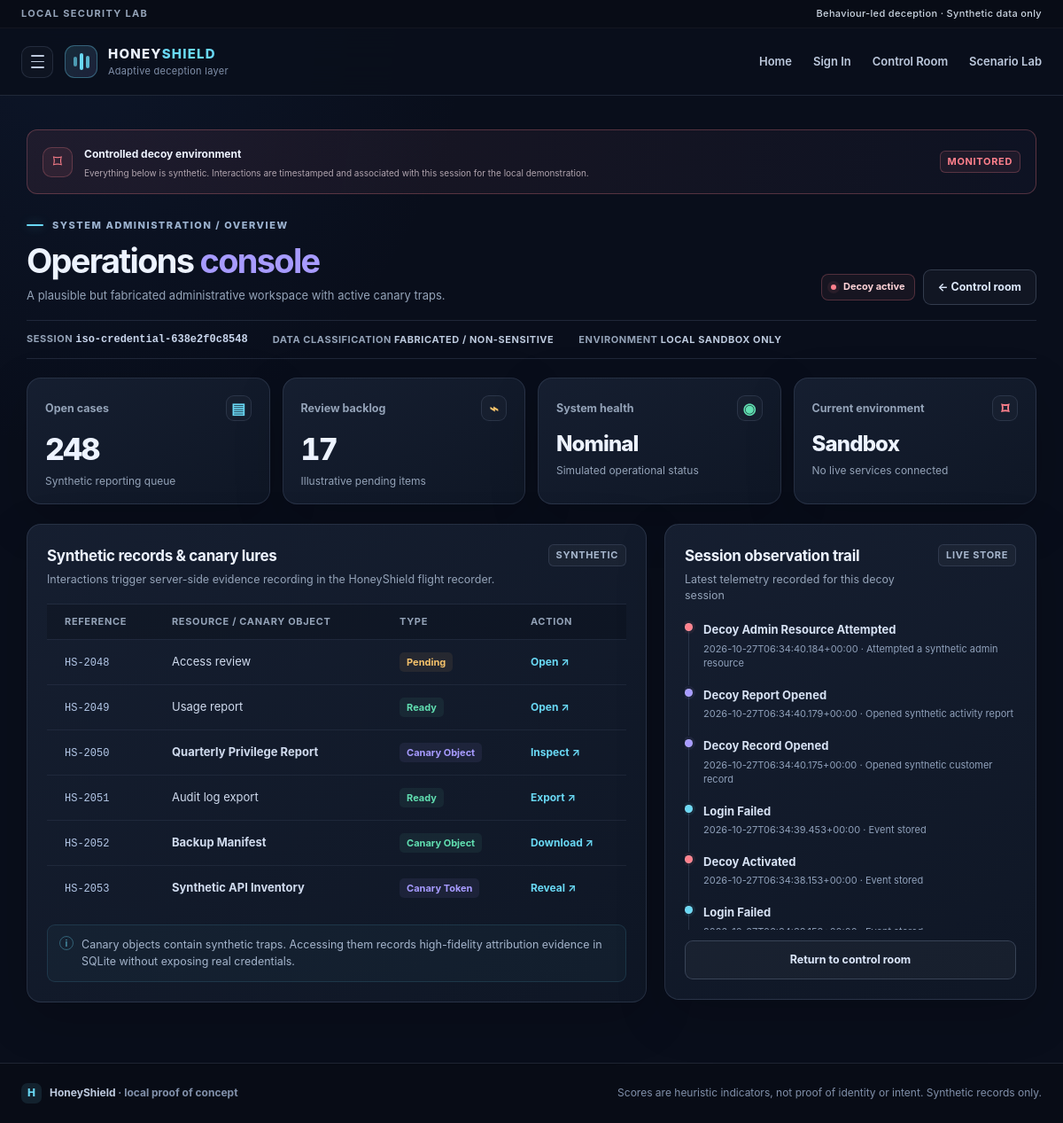
Page /admin/decoy/iso-credential-638e2f0c8548 on the committed database.
### tables this page shows
CREATE TABLE events (
                id INTEGER PRIMARY KEY AUTOINCREMENT,
                session_key TEXT NOT NULL,
                event_at TEXT NOT NULL,
                event_type TEXT NOT NULL,
                interval_seconds REAL,
                username_fingerprint TEXT,
                details_json TEXT NOT NULL DEFAULT '{}', is_isolated INTEGER NOT NULL DEFAULT 0,
                FOREIGN KEY(session_key) REFERENCES sessions(session_key) ON DELETE CASCADE
            );

### app.py (the view)
    @app.get("/admin/decoy/<session_key>")
    def admin_decoy(session_key: str):
        state = get_session(session_key)
        if not state or not state["decoy_active"]:
            abort(404)
        return render_template(
            "decoy_dashboard.html",
            decoy_sid=session_key,
            is_admin_view=True,
            events=session_events(session_key),
        )

### app.py (called while the page is built)
def connect_database(path: str | Path) -> sqlite3.Connection:
    db_path = Path(path)
    db_path.parent.mkdir(parents=True, exist_ok=True)
    conn = sqlite3.connect(str(db_path), timeout=10)
    conn.row_factory = sqlite3.Row
    conn.execute("PRAGMA foreign_keys = ON")
    conn.execute("PRAGMA journal_mode = WAL")
    return conn

### templates/decoy_dashboard.html (shortened to what this page needs)
{% extends 'base.html' %}
{% block content %}
<div class="decoy-banner">
  <span class="decoy-banner-icon">⌑</span>
  <div>
    <strong>Controlled decoy environment</strong>
    <p>Everything below is synthetic. Interactions are timestamped and associated with this session for the local demonstration.</p>
  </div>
  <span class="panel-tag panel-tag-danger">MONITORED</span>
</div>
<div class="page-heading decoy-heading">
  <div>
    <div class="eyebrow"><span class="eyebrow-line"></span> SYSTEM ADMINISTRATION / OVERVIEW</div>
    <h1>Operations <span>console</span></h1>
    <p class="lead-sm">A plausible but fabricated administrative workspace with active canary traps.</p>
  </div>
  <div class="heading-actions">
    <span class="status-chip status-danger"><span class="status-dot"></span> Decoy active</span>
    {% if is_admin_view %}
    <a class="button button-secondary" href="{{ url_for('admin_dashboard') }}">← Control room</a>
    {% else %}
    <a class="button button-secondary" href="{{ url_for('admin_dashboard') }}">Control room ↗</a>
    <a class="button button-quiet" href="{{ url_for('logout') }}">Exit demo</a>
    {% endif %}
  </div>
</div>
<div class="decoy-meta-row">
  <span>SESSION <code>{{ decoy_sid }}</code></span>
  <span>DATA CLASSIFICATION <strong>FABRICATED / NON-SENSITIVE</strong></span>
  <span>ENVIRONMENT <strong>LOCAL SANDBOX ONLY</strong></span>
</div>
<section class="metric-grid">
  <article class="metric-card">
    <div class="metric-top"><span>Open cases</span><span class="metric-icon icon-cyan">▤</span></div>
    <div class="metric-value">248</div>
    <div class="metric-caption">Synthetic reporting queue</div>
  </article>
  <article class="metric-card">
    <div class="metric-top"><span>Review backlog</span><span class="metric-icon icon-amber">⌁</span></div>
    <div class="metric-value">17</div>
    <div class="metric-caption">Illustrative pending items</div>
  </article>
  <article class="metric-card">
    <div class="metric-top"><span>System health</span><span class="metric-icon icon-green">◉</span></div>
    <div class="metric-value value-text">Nominal</div>
    <div class="metric-caption">Simulated operational status</div>
  </article>
  <article class="metric-card">
    <div class="metric-top"><span>Current environment</span><span class="metric-icon icon-red">⌑</span></div>
    <div class="metric-value value-text">Sandbox</div>
    <div class="metric-caption">No live services connected</div>
  </article>
</section>
<section class="content-grid two-col-grid">
  <article class="panel">
    <div class="panel-heading">
      <div>
        <h2>Synthetic records & canary lures</h2>
        <p>Interactions trigger server-side evidence recording in the HoneyShield flight recorder.</p>
      </div>
      <span class="panel-tag">SYNTHETIC</span>
    </div>
    <div class="table-wrap">
      <table class="data-table">
        <thead>
          <tr>
            <th>Reference</th>
            <th>Resource / Canary Object</th>
            <th>Type</th>
            <th>Action</th>
          </tr>
        </thead>
        <tbody>
          <tr>
            <td><code>HS-2048</code></td>
            <td>Access review</td>
            <td><span class="table-status status-pending">Pending</span></td>
            <td>
              <form method="post" action="{% if is_admin_view %}{{ url_for('admin_decoy_action', session_key=decoy_sid) }}{% else %}{{ url_for('decoy_action') }}{% endif %}">
                <button class="table-action" type="submit">Open ↗</button>
              </form>
            </td>
          </tr>
          <tr>
            <td><code>HS-2049</code></td>
            <td>Usage report</td>
            <td><span class="table-status status-ready">Ready</span></td>
            <td>
              <form method="post" action="{% if is_admin_view %}{{ url_for('admin_decoy_action', session_key=decoy_sid) }}{% else %}{{ url_for('decoy_action') }}{% endif %}">
                <button class="table-action" type="submit">Open ↗</button>
              </form>
            </td>
          </tr>
          <tr>
            <td><code>HS-2050</code></td>
            <td><strong>Quarterly Privilege Report</strong></td>
            <td><span class="table-status status-review">Canary Object</span></td>
            <td>
              <form method="post" action="{% if is_admin_view %}{{ url_for('admin_decoy_action', session_key=decoy_sid) }}{% else %}{{ url_for('decoy_action') }}{% endif %}">
                <button class="table-action" type="submit">Inspect ↗</button>
              </form>
            </td>
          </tr>
          <tr>
            <td><code>HS-2051</code></td>
            <td>Audit log export</td>
            <td><span class="table-status status-ready">Ready</span></td>
            <td>
              <form method="post" action="{% if is_admin_view %}{{ url_for('admin_decoy_action', session_key=decoy_sid) }}{% else %}{{ url_for('decoy_action') }}{% endif %}">
                <button class="table-action" type="submit">Export ↗</button>
              </form>
            </td>
          </tr>
          <tr>
            <td><code>HS-2052</code></td>
            <td><strong>Backup Manifest</strong></td>
            <td><span class="table-status status-ready">Canary Object</span></td>
            <td>
              <form method="post" action="{% if is_admin_view %}{{ url_for('admin_decoy_action', session_key=decoy_sid) }}{% else %}{{ url_for('decoy_action') }}{% endif %}">
                <button class="table-action" type="submit">Download ↗</button>
              </form>
            </td>
          </tr>
          <tr>
            <td><code>HS-2053</code></td>
            <td><strong>Synthetic API Inventory</strong></td>
            <td><span class="table-status status-review">Canary Token</span></td>
            <td>
              <form method="post" action="{% if is_admin_view %}{{ url_for('admin_decoy_action', session_key=decoy_sid) }}{% else %}{{ url_for('decoy_action') }}{% endif %}">
                <button class="table-action" type="submit">Reveal ↗</button>
              </form>
            </td>
          </tr>
        </tbody>
      </table>
    </div>
    <div class="panel-note">
      <span>i</span>
      <p>Canary objects contain synthetic traps. Accessing them records high-fidelity attribution evidence in SQLite without exposing real credentials.</p>
    </div>
  </article>
  <article class="panel">
    <div class="panel-heading">
      <div>
        <h2>Session observation trail</h2>
        <p>Latest telemetry recorded for this decoy session</p>
      </div>
      <span class="panel-tag">LIVE STORE</span>
    </div>
    {% if events %}
    <div class="event-timeline compact-timeline">
      {% for event in events[:8] %}
      <div class="timeline-item">
        <span class="timeline-dot {% if 'activated' in event.event_type or 'admin' in event.event_type %}dot-danger{% elif 'canary' in event.event_type or 'decoy' in event.event_type %}dot-violet{% else %}dot-cyan{% endif %}"></span>
        <div class="timeline-body">
          <strong>{{ event.event_type|replace('_',' ')|title }}</strong>
          <small>{{ event.event_at }} · {{ event.details.get('label', event.details.get('outcome', 'Event stored')) }}</small>
        </div>
      </div>
      {% endfor %}
    </div>
    {% else %}
    <div class="empty-state">
      <span>⌁</span>
      <strong>No events yet</strong>
      <p>Choose a synthetic record to create the first interaction.</p>
    </div>
    {% endif %}
    {% if is_admin_view %}
    <a class="button button-secondary button-wide" href="{{ url_for('admin_dashboard') }}">Return to control room</a>
    {% else %}
    <p class="small-note">This experience is intentionally synthetic. All activities are isolated to this session.</p>
    {% endif %}
  </article>
</section>
{% endblock %}

### rows in the picture
events: event_type "Decoy Admin Resource Attempted", event_at "2026-10-27T06:34:40.184+00:00", details.get "Attempted a synthetic admin resource"
events: event_type "Decoy Report Opened", event_at "2026-10-27T06:34:40.179+00:00", details.get "Opened synthetic activity report"
events: event_type "Decoy Record Opened", event_at "2026-10-27T06:34:40.175+00:00", details.get "Opened synthetic customer record"
events: event_type "Login Failed", event_at "2026-10-27T06:34:39.453+00:00", details.get "Event stored"
events: event_type "Decoy Activated", event_at "2026-10-27T06:34:38.153+00:00", details.get "Event stored"
events: event_type "Login Failed"

### other values in the picture
{{ decoy_sid }} "iso-credential-638e2f0c8548"
